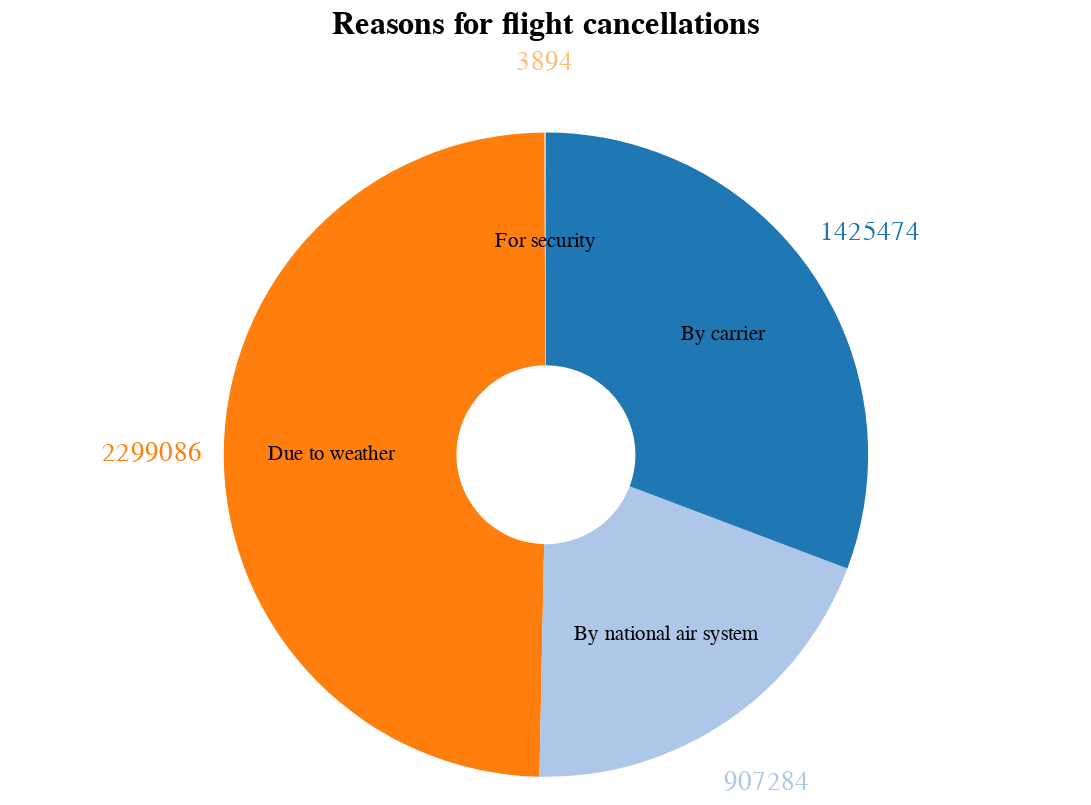

The notebook cell this image was saved under:
### Code cell
# visualisation of calcellation reasons
chart = alt.Chart(cancellation_reasons).mark_arc(outerRadius=180, innerRadius=50).encode(
    theta = alt.Theta(field="count", type="quantitative", stack=True),
    color = alt.Color('Reason:N', scale=alt.Scale(scheme='category20'), legend=None),
).properties(
    title='Reasons for flight cancellations',
    width=600,
    height=300
)

pie = chart.mark_arc(outerRadius=250)
value_text = pie.mark_text(radius=220, size=15).encode(text=alt.Text('count:Q'))

pie2 = chart.mark_arc(outerRadius=150)
text = pie2.mark_text(radius=120, size=12).encode(
    text=alt.Text('Reason:N'),
    color=alt.value("#000000")
)

(chart + text + value_text).configure_view(
    strokeWidth=0
).configure_title(
    fontSize=18
)

### Figure 1 — Vega-Lite specification as saved in the notebook (floating-point values rounded to 4 significant figures)
{"config": {"view": {"continuousWidth": 400, "continuousHeight": 300, "strokeWidth": 0}, "title": {"fontSize": 18}}, "layer": [{"mark": {"type": "arc", "innerRadius": 50, "outerRadius": 180}, "encoding": {"color": {"field": "Reason", "legend": null, "scale": {"scheme": "category20"}, "type": "nominal"}, "theta": {"field": "count", "stack": true, "type": "quantitative"}}, "height": 300, "title": "Reasons for flight cancellations", "width": 600}, {"mark": {"type": "text", "radius": 120, "size": 12}, "encoding": {"color": {"value": "#000000"}, "text": {"field": "Reason", "type": "nominal"}, "theta": {"field": "count", "stack": true, "type": "quantitative"}}, "height": 300, "title": "Reasons for flight cancellations", "width": 600}, {"mark": {"type": "text", "radius": 220, "size": 15}, "encoding": {"color": {"field": "Reason", "legend": null, "scale": {"scheme": "category20"}, "type": "nominal"}, "text": {"field": "count", "type": "quantitative"}, "theta": {"field": "count", "stack": true, "type": "quantitative"}}, "height": 300, "title": "Reasons for flight cancellations", "width": 600}], "data": {"name": "data-06cd53b68ad082bdabe760aaf03df269"}, "$schema": "https://vega.github.io/schema/vega-lite/v4.17.0.json", "datasets": {"data-06cd53b68ad082bdabe760aaf03df269": [{"Reason": "Due to weather", "count": 2299086}, {"Reason": "For security", "count": 3894}, {"Reason": "By national air system", "count": 907284}, {"Reason": "By carrier", "count": 1425474}]}}
